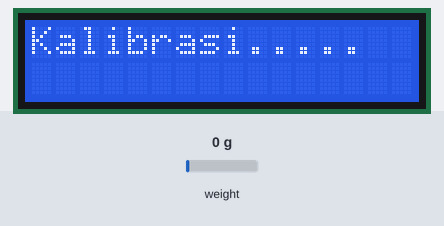
Recording of a sketch running on a simulated ESP8266 (NodeMCU). On the bench: 16×2 character LCD. Inputs (shaded band) come from the test bench; at power-on: weight on the scale 0 g. What the sketch prints to the serial monitor is not drawn.

Above: at 2.2 s.
At 9.2 s:
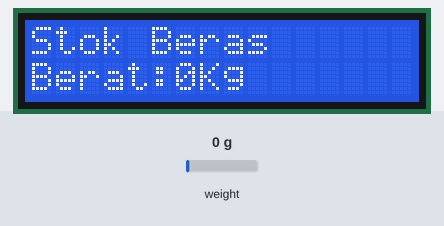
9.3 s: weight on the scale set to 1250 g
At 10.4 s:
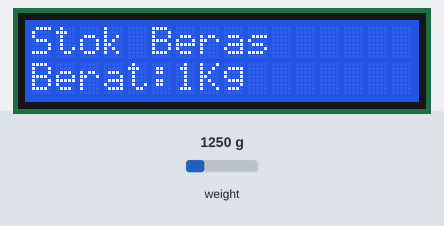
11.1 s: weight on the scale set to 2500 g
At 12.4 s:
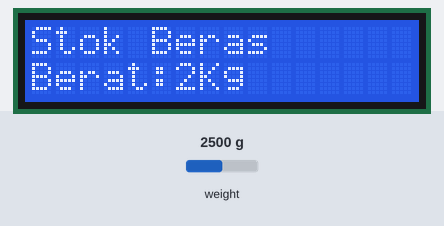
13.2 s: weight on the scale set to 3750 g
At 14.3 s:
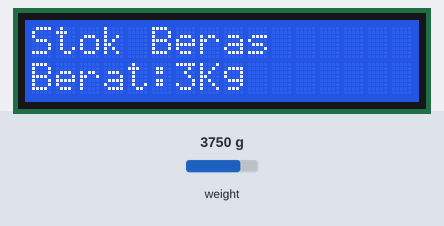
Timing chart, 0 to 16.2 s (numbered marks = the images above; inputs shaded):
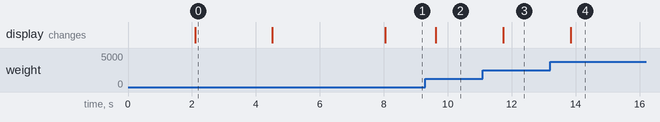

Measured:
- after the input at 9.3 s, the display: changes after 0.33 s (image 2)
- after the input at 11.1 s, the display: changes after 0.64 s (image 3)
- after the input at 13.2 s, the display: changes after 0.64 s (image 4)
- what the display in image 0 shows lasts 2.4 s, from 2.1 s to 4.5 s

The sketch:

Program_EWS_Stock_Barang_RT_dg_Telegram.ino
```cpp
/***************************************
 * Project Early Warning System Stock dg Telegram
 * Board  : NodeMCU ESP8266 V3
 * Input  : Loadcell
 * Output : Telegram + LCD
 * 99 Proyek IoT
 * www.ardutech.com
 ****************************************/

#include "CTBot.h"
CTBot myBot;

#include <HX711_ADC.h>
#include <Wire.h>
#include <LiquidCrystal_I2C.h>
//---GANTI SESUAI DENGAN JARINGAN WIFI
//---HOTSPOT ANDA
String ssid = "ArdutechWiFi";   // Nama Hotspot/WiFi
String pass = "12345678";    //  Password
//---GANTI SESUAI DENGAN TOKEN TELEGRAM BOT ANDA
String token = "1244921165:AAG-v01XAAznvBP6VxEItwdW8jB91nRVM5k";   // TELEGRAM BOT TOKEN
//---GANTI SESUAI DENGAN ID TELEGRAM BOT ANDA
long ID = 780527634;

HX711_ADC LoadCell(D3,D4);//(dout, sck)
// alamat I2C LCD : 0x3f
// ukuran LCD : 16x2
LiquidCrystal_I2C lcd(0x3F,16,2);

long t;
byte f_notif;

//==================================
void setup() {
  //pin SCL -- D1
  //pin SDA -- D2
  Wire.begin(D2, D1);
  lcd.init();
  lcd.backlight();
  lcd.print("Peringatan dini");
  lcd.setCursor(0,1);
  lcd.print("  Stok Beras");
  delay(2000);
  lcd.clear();
  lcd.print("Kalibrasi.....");
  float calValue; // calibration value
  calValue = 674.2;  //menyesuaikan dengan sensor loadcell, setiap sensor beda beda
  LoadCell.begin();
  long stabilisingtime = 2000;
  LoadCell.start(stabilisingtime);
  LoadCell.setCalFactor(calValue);
  lcd.setCursor(0,1);
  lcd.print("Sukses");
  delay(2000);
  Serial.begin(115200);
  Serial.println("Starting TelegramBot...");
  // connect the ESP8266 to the desired access point
  myBot.wifiConnect(ssid, pass);
  // set the telegram bot token
  myBot.setTelegramToken(token);
  // check if all things are ok
  if (myBot.testConnection())
    Serial.println("\ntestConnection OK");
  else
    Serial.println("\ntestConnection NOK");
  lcd.clear();
}

//=======================================
void loop() {
  TBMessage msg;
  LoadCell.update();
  if (millis() > t + 500) {
    long i = LoadCell.getData()/1000;
    if(i>=0){
      lcd.setCursor(0,0);
      lcd.print("Stok Beras");
      lcd.setCursor(0,1);
      lcd.print("Berat:");
      lcd.print(i);
      lcd.print("Kg        ");
      t = millis();
    }
    if(i<=1){//stok minimum
      if(f_notif==0){
        msg.text="PERINGATAN STOK BERAS MENIPIS, Stok "+String(i)+"Kg";
        Serial.println(msg.text);
        myBot.sendMessage(ID, msg.text);  // notify the sender
        f_notif=1;
      }
    }
    else {
      f_notif=0;
    }
  }
}
```
